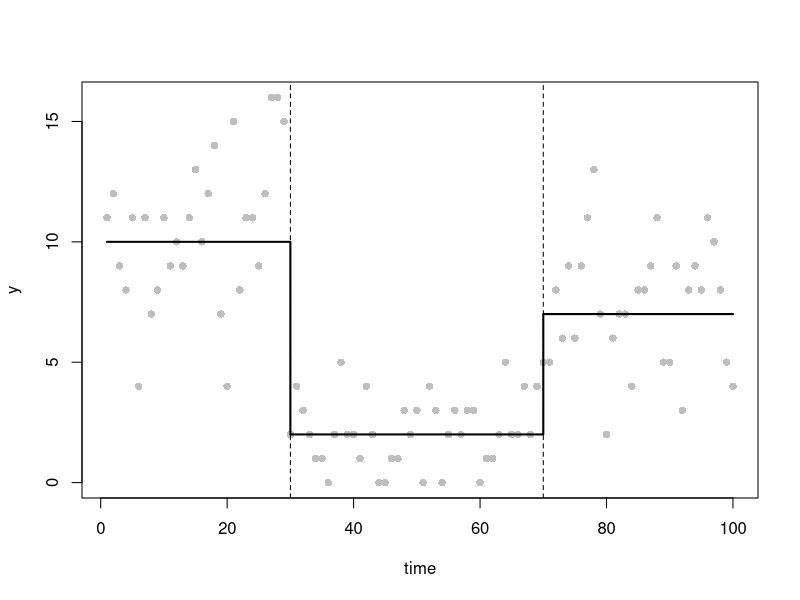
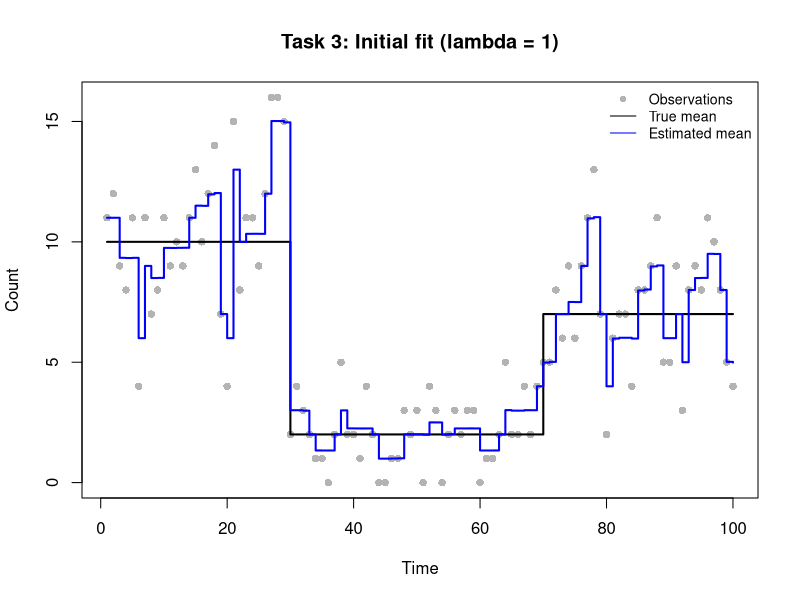
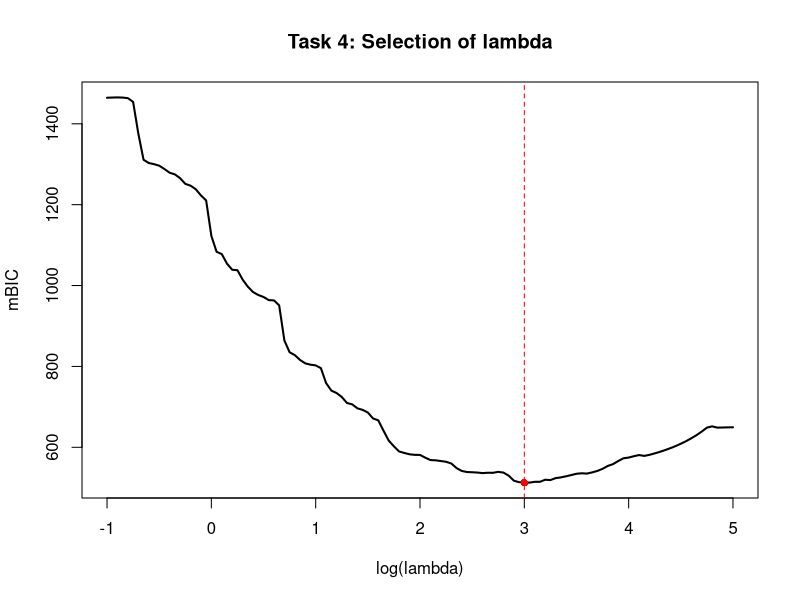
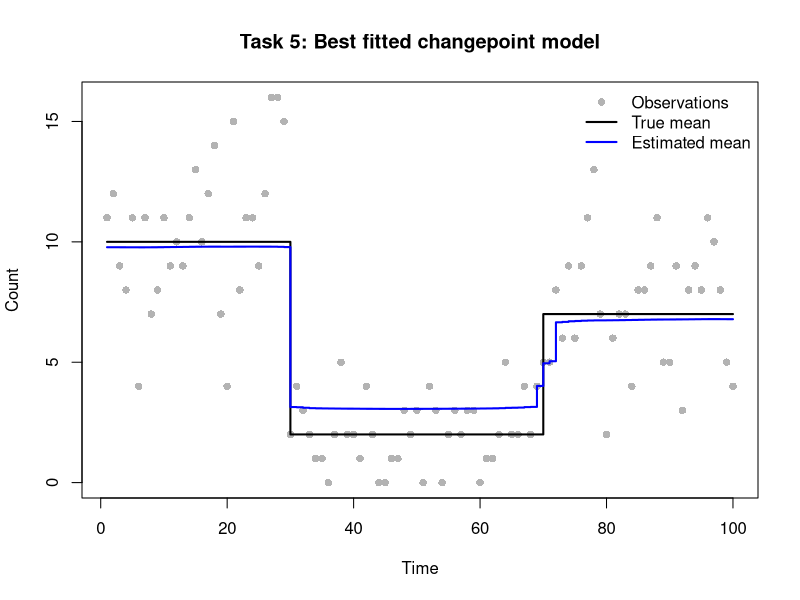
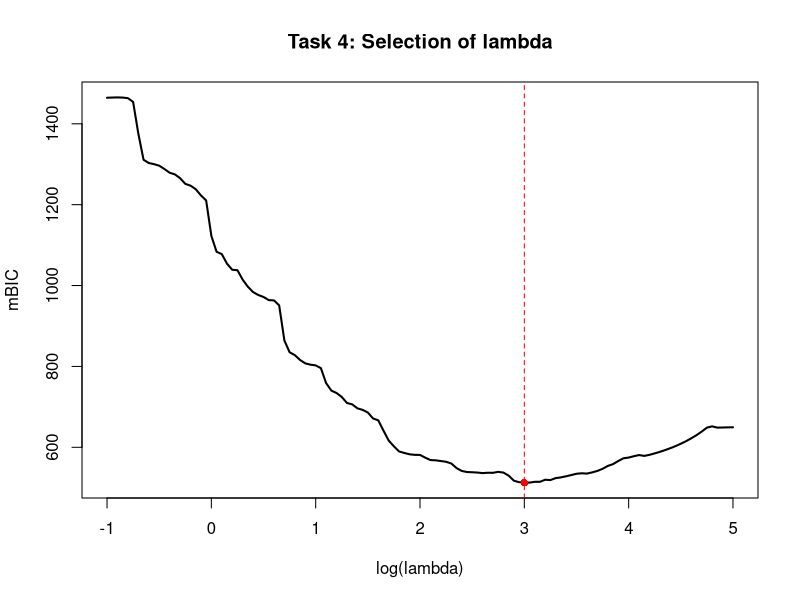
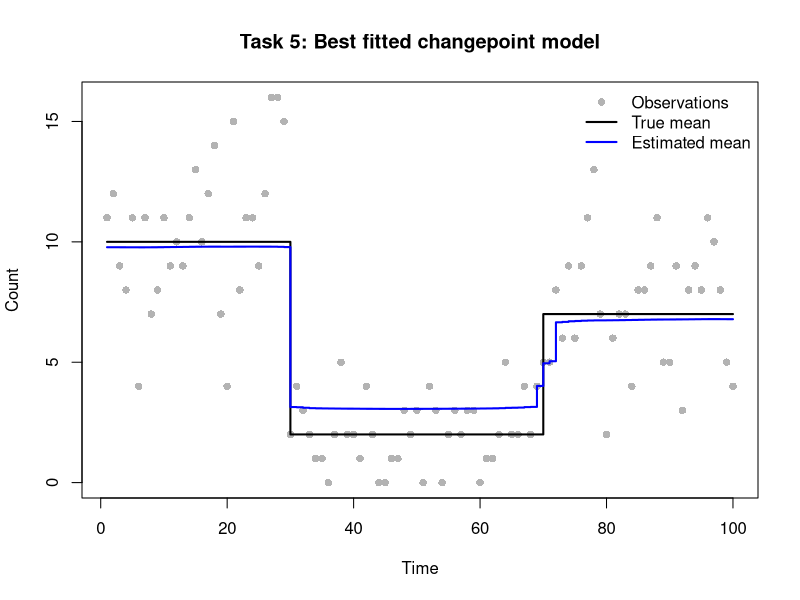

Here is the R script that generated these plots, in order:
set.seed(12345)
n <- 100
time <- 1:n
tau_true <- c(1, 30, 70, n+1)
m_true <- length(tau_true)-2
theta_true <- c(10, 2, 7)
mu_true <- numeric(n)
## cpt positions (with tau_0 and tau_{m+1})
## number of cpts (m)
## segment parameters (theta_1, theta_2, theta_3)
## mean function
for(i in seq_along(theta_true))
  mu_true[tau_true[i]:(tau_true[i+1]-1)] <- theta_true[i]
y <- rpois(n, lambda = mu_true)
## simulate data y
plot(time, y, pch = 16, col = "grey")
lines(mu_true, col="black", lwd=2, type ="s")
abline(v = tau_true[-c(1,length(tau_true))], lty="dashed")
#Task 2: Smoothed LASSO objective and its derivatives

# Compute the penalised negative Poisson log-likelihood
# The cimulative sum of beta gives the log-mean at each time point
# Only beta[2:n]is penalised, since beta[1] is the baseline
poission_lasso_objective <- function(beta, y, lambda = 1, eps = 1e-6) {
  eta <- cumsum(beta)
  mu <- exp(eta)
  neg_loglik <- sum(mu - y * eta + lgamma(y + 1))
  penalty <- lambda * sum(sqrt(beta[-1L]^2 + eps))
  neg_loglik + penalty
}

# Compute the gradient of the penalised objective
# Reverse cumulative sums give the derivatives of the likelihood
# The smoothed LASSO derivative is added for beta[2:n]
poission_lasso_grad <- function(beta, y, lambda = 1, eps = 1e-6) {
  mu <- exp(cumsum(beta))
  gradient <- rev(cumsum(rev(mu - y)))
  gradient[-1L] <- gradient[-1L] +
    lambda * beta[-1L] / sqrt(beta[-1L]^2 + eps)
  gradient
}

# Compute the Hessian matrix of the penalised objective
# Each likelihood entry sums mu from max(i,j) to n
poission_lasso_hess <- function(beta, y, lambda = 1, eps = 1e-6) {
  p <- length(beta)
  mu <- exp(cumsum(beta))
  tail_mu <- rev(cumsum(rev(mu)))
  max_index <- outer(seq_len(p), seq_len(p), FUN = pmax)
  H <- matrix(tail_mu[as.vector(max_index)], nrow = p, ncol = p)
  j <- seq.int(2L, p)
  H[cbind(j, j)] <- H[cbind(j, j)] +
    lambda * eps / (beta[j]^2 + eps)^(3 / 2)
  H
}

# Check the analytical derivatives using central finite differences
# Start from a constant-mean model with no initial changepoints
beta_start <- c(log(mean(y)), rep(0, n - 1L))

# Test the baseline and three selected change parameters
check_idx <- c(1L, 30L, 70L, 100L)
h <- 1e-6

# Approximate the gradient using difference in objective values
numeric_grad <- sapply(check_idx, function(j) {
  bp <- beta_start
  bm <- beta_start
  bp[j] <- bp[j] + h
  bm[j] <- bm[j] - h
  (poission_lasso_objective(bp, y) -
      poission_lasso_objective(bm, y)) / (2 * h)
})
analytic_grad <- poission_lasso_grad(beta_start, y)
grad_error <- max(abs(numeric_grad - analytic_grad[check_idx]))

# Approximate Hessian columns using differences in gradients
numeric_hess_cols <- sapply(check_idx, function(j) {
  bp <- beta_start
  bm <- beta_start
  bp[j] <- bp[j] + h
  bm[j] <- bm[j] - h
  (poission_lasso_grad(bp, y) - poission_lasso_grad(bm, y)) / (2 * h)
})
analytic_hess <- poission_lasso_hess(beta_start, y)
hess_error <- max(abs(numeric_hess_cols - analytic_hess[, check_idx]))

# Report the largest errors and stop if they exceed tolerance
cat("Finite-difference gradient max error:", grad_error, "\n")
cat("Finite-difference Hessian max error:", hess_error, "\n")
stopifnot(grad_error < 1e-3, hess_error < 1e-2)


# Task 3: Initial model fitting with lambda=1

# Fit the penalised Poisson model using BFGS
# If optimisation fails to converge, restart from the last estimate
# with an increased iteration limit
fit_poisson <- function(y, lambda, start) {
  fit <- optim(par = start,
               fn = poission_lasso_objective,
               gr = poission_lasso_grad,
               y = y, lambda = lambda, eps = 1e-6,
               method = "BFGS",
               control = list(maxit = 2000, reltol = 1e-9))
  if (fit$convergence != 0L) {
    fit <- optim(par = fit$par,
                 fn = poission_lasso_objective,
                 gr = poission_lasso_grad,
                 y = y, lambda = lambda, eps = 1e-6,
                 method = "BFGS",
                 control = list(maxit = 4000, reltol = 1e-9))
  }
  fit
}

# Fit the model with the initial penalty lambda=1
fit_initial <- fit_poisson(y, lambda = 1, start = beta_start)

# Check convergence and the remaining gradient magnitude
cat("Task 3 BFGS convergence code:", fit_initial$convergence, "\n")
cat("Task 3 maximum absolute gradient:",
    max(abs(poission_lasso_grad(fit_initial$par, y, lambda = 1))), "\n")
if (fit_initial$convergence != 0L) stop("Task 3 did not converge.")

# Recover the estimated mean from the fitted log-mean parameters
mu_initial <- exp(cumsum(fit_initial$par))

# Compare observations with the ture and estimated mean functions
plot(
  time, y,
  pch = 16, col = "grey70",
  xlab = "Time", ylab = "Count",
  main = "Task 3: Initial fit (lambda = 1)"
)

lines(time, mu_true, col = "black", lwd = 2, type = "s")
lines(time, mu_initial, col = "blue", lwd = 2, type = "s")

legend(
  "topright",
  legend = c("Observations", "True mean", "Estimated mean"),
  col = c("grey70", "black", "blue"),
  pch = c(16, NA, NA),
  lty = c(NA, 1, 1),
  cex = 0.85,
  bty = "n"
)
#task4
#generate the 121 lambda values
log_lambda_grid <- seq(-1, 5, by = 0.05)
lambda_grid <- exp(log_lambda_grid)
n_lambda <- length(lambda_grid)

# Store the results for each penalty value
mbic_values <- rep(NA_real_, n_lambda)
edf_values <- rep(NA_real_, n_lambda)
loglik_values <- rep(NA_real_, n_lambda)
convergence_codes <- rep(NA_integer_, n_lambda)

# Use warm starts to improve optimisation efficiency.
beta_current <- beta_start

for (i in seq_along(lambda_grid)) {
  lambda_current <- lambda_grid[i]
  # Fit the penalised Poisson model(by BFGS)
  fit <- fit_poisson(
    y = y,
    lambda = lambda_current,
    start = beta_current
  )
  
  # Record the convergence and skip unsuccessful fits
  convergence_codes[i] <- fit$convergence
  
  if (fit$convergence != 0L) {
    warning(paste("Optimisation failed at lambda =", lambda_current))
    next
  }
  
  # Extract the estimated parameters and update the parameters
  beta_hat <- fit$par
  beta_current <- beta_hat
  
  # Compute Hessians
  H_lambda <- poission_lasso_hess(
    beta_hat, y, lambda = lambda_current
  )
  
  H_0 <- poission_lasso_hess(
    beta_hat, y, lambda = 0
  )
  
  # Compute the effective degrees of freedom
  # avoid the numerical Error since the Hessian matrix is numerically singular
  edf <- tryCatch(
    sum(diag(solve(H_lambda, H_0))),
    error = function(e) {
      warning(paste("EDF calculation failed at lambda =", lambda_current))
      NA_real_
    }
  )
  
  if (!is.finite(edf)) next
  
  # Evaluate the unpenalised log-likelihood
  loglik <- -poission_lasso_objective(
    beta_hat, y, lambda = 0
  )
  
  # Compute the effective number of changepoints
  m_tilde <- edf - 1
  
  # Modified BIC
  mbic <- 3 * m_tilde * log(length(y)) - 2 * loglik
  
  # Results
  edf_values[i] <- edf
  loglik_values[i] <- loglik
  mbic_values[i] <- mbic
}

# Combine the results
q4_results <- data.frame(
  log_lambda = log_lambda_grid,
  lambda = lambda_grid,
  EDF = edf_values,
  mBIC = mbic_values,
  convergence = convergence_codes
)

# Check that valid results are available
valid_index <- which(is.finite(mbic_values))

if (length(valid_index) == 0L) {
  stop("No valid mBIC values were obtained.")
}

best_index <- valid_index[
  which.min(mbic_values[valid_index])
]

lambda_best <- lambda_grid[best_index]
log_lambda_best <- log_lambda_grid[best_index]
edf_best <- edf_values[best_index]
m_tilde_best <- edf_best - 1

# Display the selected model
cat("Best lambda:", lambda_best, "\n")
cat("Best log(lambda):", log_lambda_best, "\n")
cat("Minimum mBIC:", mbic_values[best_index], "\n")
cat("Effective degrees of freedom:", edf_best, "\n")
cat("Effective number of changepoints:", m_tilde_best, "\n")
cat("Number of invalid mBIC values:",
    sum(!is.finite(mbic_values)), "\n")
cat("Number of failed optimisations:",
    sum(convergence_codes != 0L, na.rm = TRUE), "\n")

# Plot mBIC against log(lambda)
plot(log_lambda_grid, mbic_values,
     type = "l",
     lwd = 2,
     xlab = "log(lambda)",
     ylab = "mBIC",
     main = "Task 4: Selection of lambda")

abline(v = log_lambda_best, col = "red", lty = 2)
points(log_lambda_best, mbic_values[best_index],
       col = "red", pch = 16)


#task5

# Refit the model
fit_best <- fit_poisson(
  y = y,
  lambda = lambda_best,
  start = beta_start
)

# Check the convergence
cat("Task 5 BFGS convergence code:", fit_best$convergence, "\n")

if (fit_best$convergence != 0L) {
  stop("Task 5 optimisation did not converge.")
}

# Extract the estimated parameters
beta_best <- fit_best$par

# Compute the estimated mean function
mu_best <- exp(cumsum(beta_best))

# Estimate the number of changepoints
m_hat <- floor(m_tilde_best)

# Identify the changepoints using the largest absolute coefficients
beta_changes <- abs(beta_best[-1L])

if (m_hat > 0L) {
  sorted_index <- order(beta_changes, decreasing = TRUE)
  tau_hat <- sort(sorted_index[seq_len(m_hat)] + 1L)
} else {
  tau_hat <- integer(0)
}

# Display the estimated changepoints
cat("Selected lambda:", lambda_best, "\n")
cat("Estimated number of changepoints:", m_hat, "\n")
cat("Estimated changepoint locations:", tau_hat, "\n")

# Plot the observations, true mean and estimated mean
plot(time, y,
     pch = 16,
     col = "grey70",
     xlab = "Time",
     ylab = "Count",
     main = "Task 5: Best fitted changepoint model")

lines(time, mu_true, col = "black", lwd = 2, type = "s")
lines(time, mu_best, col = "blue", lwd = 2, type = "s")

legend("topright",
       legend = c("Observations", "True mean", "Estimated mean"),
       col = c("grey70", "black", "blue"),
       pch = c(16, NA, NA),
       lty = c(NA, 1, 1),
       lwd = c(NA, 2, 2),
       bty = "n")
#task4
#generate the 121 lambda values
log_lambda_grid <- seq(-1, 5, by = 0.05)
lambda_grid <- exp(log_lambda_grid)
n_lambda <- length(lambda_grid)

# Store the results for each penalty value
mbic_values <- rep(NA_real_, n_lambda)
edf_values <- rep(NA_real_, n_lambda)
loglik_values <- rep(NA_real_, n_lambda)
convergence_codes <- rep(NA_integer_, n_lambda)

# Use warm starts to improve optimisation efficiency.
beta_current <- beta_start

for (i in seq_along(lambda_grid)) {
  lambda_current <- lambda_grid[i]
  # Fit the penalised Poisson model(by BFGS)
  fit <- fit_poisson(
    y = y,
    lambda = lambda_current,
    start = beta_current
  )
  
  # Record the convergence and skip unsuccessful fits
  convergence_codes[i] <- fit$convergence
  
  if (fit$convergence != 0L) {
    warning(paste("Optimisation failed at lambda =", lambda_current))
    next
  }
  
  # Extract the estimated parameters and update the parameters
  beta_hat <- fit$par
  beta_current <- beta_hat
  
  # Compute Hessians
  H_lambda <- poission_lasso_hess(
    beta_hat, y, lambda = lambda_current
  )
  
  H_0 <- poission_lasso_hess(
    beta_hat, y, lambda = 0
  )
  
  # Compute the effective degrees of freedom
  # avoid the numerical Error since the Hessian matrix is numerically singular
  edf <- tryCatch(
    sum(diag(solve(H_lambda, H_0))),
    error = function(e) {
      warning(paste("EDF calculation failed at lambda =", lambda_current))
      NA_real_
    }
  )
  
  if (!is.finite(edf)) next
  
  # Evaluate the unpenalised log-likelihood
  loglik <- -poission_lasso_objective(
    beta_hat, y, lambda = 0
  )
  
  # Compute the effective number of changepoints
  m_tilde <- edf - 1
  
  # Modified BIC
  mbic <- 3 * m_tilde * log(length(y)) - 2 * loglik
  
  # Results
  edf_values[i] <- edf
  loglik_values[i] <- loglik
  mbic_values[i] <- mbic
}

# Combine the results
q4_results <- data.frame(
  log_lambda = log_lambda_grid,
  lambda = lambda_grid,
  EDF = edf_values,
  mBIC = mbic_values,
  convergence = convergence_codes
)

# Check that valid results are available
valid_index <- which(is.finite(mbic_values))

if (length(valid_index) == 0L) {
  stop("No valid mBIC values were obtained.")
}

best_index <- valid_index[
  which.min(mbic_values[valid_index])
]

lambda_best <- lambda_grid[best_index]
log_lambda_best <- log_lambda_grid[best_index]
edf_best <- edf_values[best_index]
m_tilde_best <- edf_best - 1

# Display the selected model
cat("Best lambda:", lambda_best, "\n")
cat("Best log(lambda):", log_lambda_best, "\n")
cat("Minimum mBIC:", mbic_values[best_index], "\n")
cat("Effective degrees of freedom:", edf_best, "\n")
cat("Effective number of changepoints:", m_tilde_best, "\n")
cat("Number of invalid mBIC values:",
    sum(!is.finite(mbic_values)), "\n")
cat("Number of failed optimisations:",
    sum(convergence_codes != 0L, na.rm = TRUE), "\n")

# Plot mBIC against log(lambda)
plot(log_lambda_grid, mbic_values,
     type = "l",
     lwd = 2,
     xlab = "log(lambda)",
     ylab = "mBIC",
     main = "Task 4: Selection of lambda")

abline(v = log_lambda_best, col = "red", lty = 2)
points(log_lambda_best, mbic_values[best_index],
       col = "red", pch = 16)


#task5

# Refit the model
fit_best <- fit_poisson(
  y = y,
  lambda = lambda_best,
  start = beta_start
)

# Check the convergence
cat("Task 5 BFGS convergence code:", fit_best$convergence, "\n")

if (fit_best$convergence != 0L) {
  stop("Task 5 optimisation did not converge.")
}

# Extract the estimated parameters
beta_best <- fit_best$par

# Compute the estimated mean function
mu_best <- exp(cumsum(beta_best))

# Estimate the number of changepoints
m_hat <- floor(m_tilde_best)

# Identify the changepoints using the largest absolute coefficients
beta_changes <- abs(beta_best[-1L])

if (m_hat > 0L) {
  sorted_index <- order(beta_changes, decreasing = TRUE)
  tau_hat <- sort(sorted_index[seq_len(m_hat)] + 1L)
} else {
  tau_hat <- integer(0)
}

# Display the estimated changepoints
cat("Selected lambda:", lambda_best, "\n")
cat("Estimated number of changepoints:", m_hat, "\n")
cat("Estimated changepoint locations:", tau_hat, "\n")

# Plot the observations, true mean and estimated mean
plot(time, y,
     pch = 16,
     col = "grey70",
     xlab = "Time",
     ylab = "Count",
     main = "Task 5: Best fitted changepoint model")

lines(time, mu_true, col = "black", lwd = 2, type = "s")
lines(time, mu_best, col = "blue", lwd = 2, type = "s")

legend("topright",
       legend = c("Observations", "True mean", "Estimated mean"),
       col = c("grey70", "black", "blue"),
       pch = c(16, NA, NA),
       lty = c(NA, 1, 1),
       lwd = c(NA, 2, 2),
       bty = "n")
